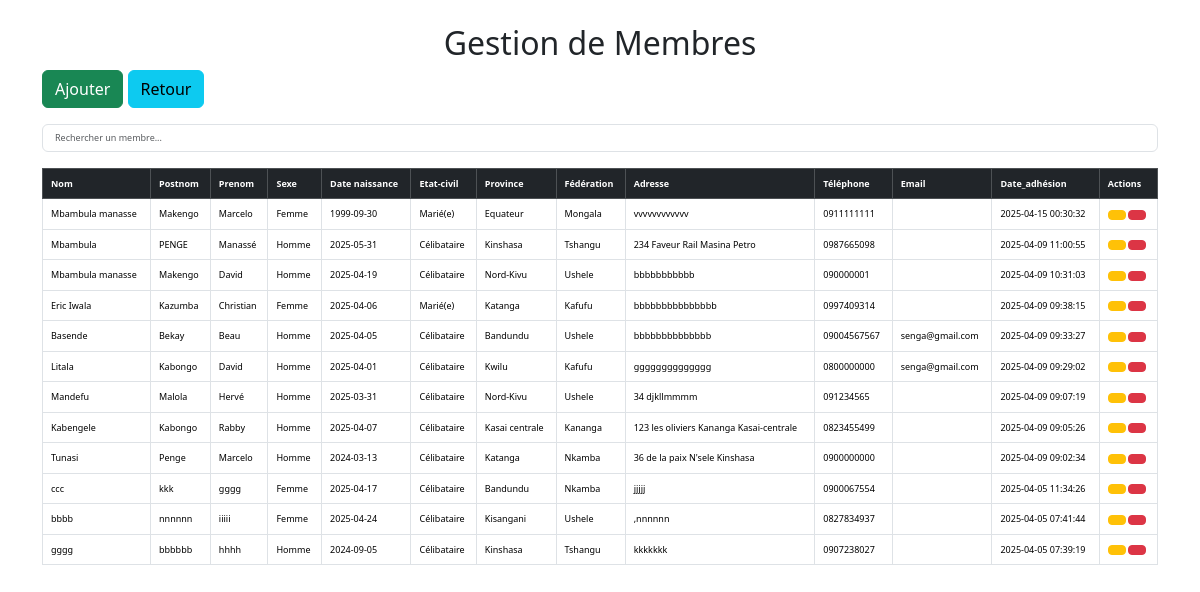
Page /gestion_membres.php (signed in) on the earlier database version.
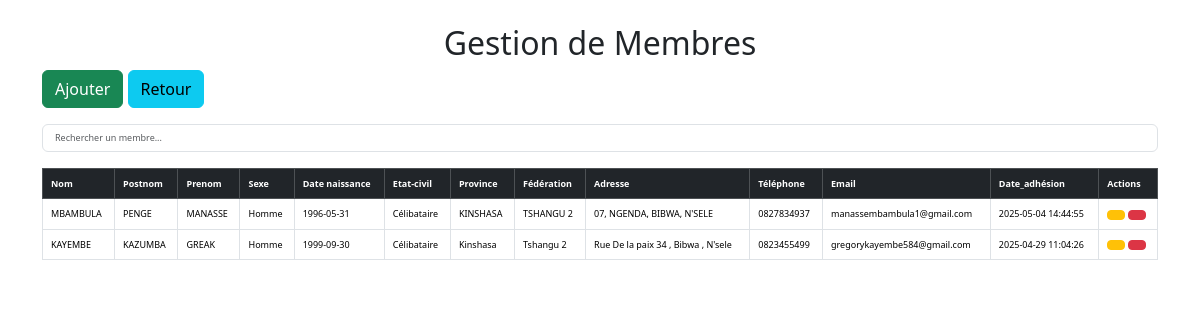
Same page on the later database version.
### tables this page shows
CREATE TABLE IF NOT EXISTS `membres` (
  `id` int NOT NULL AUTO_INCREMENT,
  `nom` varchar(100) NOT NULL,
  `post_nom` varchar(100) NOT NULL,
  `prenom` varchar(100) NOT NULL,
  `sexe` enum('Homme','Femme') NOT NULL,
  `date_naissance` date NOT NULL,
  `etat_civil` enum('Célibataire','Marié(e)','Divorcé(e)','Veuf(ve)') NOT NULL,
  `province_origine` varchar(100) NOT NULL,
  `federation` varchar(100) NOT NULL,
  `adresse` text NOT NULL,
  `telephone` varchar(20) NOT NULL,
  `date_inscription` timestamp NULL DEFAULT CURRENT_TIMESTAMP,
  `email` varchar(100) NOT NULL,
  PRIMARY KEY (`id`),
  UNIQUE KEY `telephone` (`telephone`)
);

### gestion_membres.php (the view, shortened to what this page needs)
<?php
require 'config.php';
?>
<!DOCTYPE html>
<html lang="fr">
<head>
    <link rel="stylesheet" href="assets/css/bootstrap.min.css">
    <link href="assets/tabler-icons/tabler-icons.css" rel="stylesheet">
</head>
<body>
<div class="container mt-4">
    <h2 class="text-center">Gestion de Membres</h2>
    <a href="ajouter_membre.php" class="btn btn-success" ><i class="ti ti-plus"></i>Ajouter</a>
    <a href="dashboard.php" class="btn btn-info"><i class="ti ti-arrow-back-up"></i>Retour</a>
    <input type="text" id="search" class="form-control my-3" style='font-size:9px' placeholder="Rechercher un membre...">
    <table class="table table-bordered table-hover">
    <thead class="table-dark" style="font-size:9px;">
            <tr>
                <th>Nom</th>
                <th>Postnom</th>
                <th>Prenom</th>
                <th>Sexe</th>
                <th>Date naissance</th>
                <th>Etat-civil</th>
                <th>Province</th>
                <th>Fédération</th>
                <th>Adresse</th>
                <th>Téléphone</th>
                <th>Email</th>
                <th>Date_adhésion</th>
                <th>Actions</th>
            </tr>
        </thead>
        <tbody id="actualiteTable" style="font-size:9px">
            <?php
            $sql = "SELECT * FROM membres ORDER BY date_inscription DESC";
            $result = $conn->query($sql);
            while ($row = $result->fetch_assoc()) {
                echo "<tr>
                        <td>{$row['nom']}</td>
                        <td>{$row['post_nom']}</td>
                        <td>{$row['prenom']}</td>
                        <td>{$row['sexe']}</td>
                        <td>{$row['date_naissance']}</td>
                        <td>{$row['etat_civil']}</td>
                        <td>{$row['province_origine']}</td>
                        <td>{$row['federation']}</td>
                        <td>{$row['adresse']}</td>
                        <td>{$row['telephone']}</td>
                        <td>{$row['email']}</td>
                        <td>{$row['date_inscription']}</td>
                        <td>
                            <a href='modifier_membre.php?id={$row['id']}' class='btn btn-warning btn-sm' style='font-size:9px'><i class='ti ti-edit'></i></a>
                            <button class='btn btn-danger btn-sm delete-btn' data-id='{$row['id']}' style='font-size:9px'><i class='ti ti-trash'></i></button>
                        </td>
                      </tr>";
            }
            ?>
        </tbody>
    </table>
</div>
</body>
</html>

Differences in the rows shown:
removed membres: nom "Mbambula manasse", post_nom "Makengo", prenom "Marcelo", sexe "Femme", date_naissance "1999-09-30", etat_civil "Marié(e)", province_origine "Equateur", federation "Mongala", adresse "vvvvvvvvvvvv", telephone "0911111111", date_inscription "2025-04-15 00:30:32"
removed membres: nom "Mbambula", post_nom "PENGE", prenom "Manassé", sexe "Homme", date_naissance "2025-05-31", etat_civil "Célibataire", province_origine "Kinshasa", federation "Tshangu", adresse "234 Faveur Rail Masina Petro", telephone "0987665098", date_inscription "2025-04-09 11:00:55"
removed membres: nom "Mbambula manasse", post_nom "Makengo", prenom "David", sexe "Homme", date_naissance "2025-04-19", etat_civil "Célibataire", province_origine "Nord-Kivu", federation "Ushele", adresse "bbbbbbbbbbb", telephone "090000001", date_inscription "2025-04-09 10:31:03"
removed membres: nom "Eric Iwala", post_nom "Kazumba", prenom "Christian", sexe "Femme", date_naissance "2025-04-06", etat_civil "Marié(e)", province_origine "Katanga", federation "Kafufu", adresse "bbbbbbbbbbbbbbb", telephone "0997409314", date_inscription "2025-04-09 09:38:15"
removed membres: nom "Basende", post_nom "Bekay", prenom "Beau", sexe "Homme", date_naissance "2025-04-05", etat_civil "Célibataire", province_origine "Bandundu", federation "Ushele", adresse "bbbbbbbbbbbbbb", telephone "09004567567", email "senga@gmail.com", date_inscription "2025-04-09 09:33:27"
removed membres: nom "Litala", post_nom "Kabongo", prenom "David", sexe "Homme", date_naissance "2025-04-01", etat_civil "Célibataire", province_origine "Kwilu", federation "Kafufu", adresse "gggggggggggggg", telephone "0800000000", email "senga@gmail.com", date_inscription "2025-04-09 09:29:02"
removed membres: nom "Mandefu", post_nom "Malola", prenom "Hervé", sexe "Homme", date_naissance "2025-03-31", etat_civil "Célibataire", province_origine "Nord-Kivu", federation "Ushele", adresse "34 djkllmmmm", telephone "091234565", date_inscription "2025-04-09 09:07:19"
removed membres: nom "Kabengele", post_nom "Kabongo", prenom "Rabby", sexe "Homme", date_naissance "2025-04-07", etat_civil "Célibataire", province_origine "Kasai centrale", federation "Kananga", adresse "123 les oliviers Kananga Kasai-centrale", telephone "0823455499", date_inscription "2025-04-09 09:05:26"
removed membres: nom "Tunasi", post_nom "Penge", prenom "Marcelo", sexe "Homme", date_naissance "2024-03-13", etat_civil "Célibataire", province_origine "Katanga", federation "Nkamba", adresse "36 de la paix N'sele Kinshasa", telephone "0900000000", date_inscription "2025-04-09 09:02:34"
removed membres: nom "ccc", post_nom "kkk", prenom "gggg", sexe "Femme", date_naissance "2025-04-17", etat_civil "Célibataire", province_origine "Bandundu", federation "Nkamba", adresse "jjjjj", telephone "0900067554", date_inscription "2025-04-05 11:34:26"
removed membres: nom "bbbb", post_nom "nnnnnn", prenom "iiiii", sexe "Femme", date_naissance "2025-04-24", etat_civil "Célibataire", province_origine "Kisangani", federation "Ushele", adresse ",nnnnnn", telephone "0827834937", date_inscription "2025-04-05 07:41:44"
removed membres: nom "gggg", post_nom "bbbbbb", prenom "hhhh", sexe "Homme", date_naissance "2024-09-05", etat_civil "Célibataire", province_origine "Kinshasa", federation "Tshangu", adresse "kkkkkkk", telephone "0907238027", date_inscription "2025-04-05 07:39:19"
added membres: nom "MBAMBULA", post_nom "PENGE", prenom "MANASSE", sexe "Homme", date_naissance "1996-05-31", etat_civil "Célibataire", province_origine "KINSHASA", federation "TSHANGU 2", adresse "07, NGENDA, BIBWA, N'SELE", telephone "0827834937", email "manassembambula1@gmail.com", date_inscription "2025-05-04 14:44:55"
added membres: nom "KAYEMBE", post_nom "KAZUMBA", prenom "GREAK", sexe "Homme", date_naissance "1999-09-30", etat_civil "Célibataire", province_origine "Kinshasa", federation "Tshangu 2", adresse "Rue De la paix 34 , Bibwa , N'sele", telephone "0823455499", email "gregorykayembe584@gmail.com", date_inscription "2025-04-29 11:04:26"
